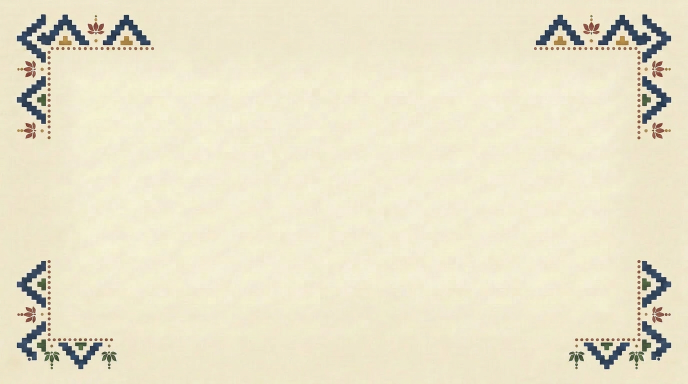
#> input picture build/redesign/assets/kilim_source.png, 1376 x 768 px (shown at 1/2 size)
$ python extract_corner.py
#> lines starting #> are read from the running program, lines starting #| are printed output that depends on the picture
"""Extract the ORIGINAL ornate kilim corner ornament from the source deck art.

The corner motif lives baked into a full-slide parchment background
(assets/kilim_source.png == image19.png from "IAF - Session 1.pptx",
the "Let's start with introductions" slide). We crop the top-left
L-corner and chroma-key the parchment to transparent (saturation ramp),
so the navy/terracotta/gold/green cross-stitch drops cleanly onto our
flat cream with no seam.

Outputs (into the redesign folder):
  corner_real.png       — navy stitches, for cream slides
  corner_real_dark.png  — navy recolored to cream, for navy/dark slides
"""
from PIL import Image

SRC = "assets/kilim_source.png"
LIGHT = "corner_real.png"
DARK = "corner_real_dark.png"

# top-left ornament bbox in the 1376x768 source (measured), + pad
BBOX = (34, 30, 307, 277)
PAD = 8
# saturation key: cream ~0.13 sat, stitches >=0.46 sat -> ramp cleanly between
KEY_LO, KEY_HI = 0.20, 0.34
CREAM_LT = (0xF1, 0xE7, 0xCE)   # navy -> this on dark variant


def _sat(r, g, b):
    mx, mn = max(r, g, b), min(r, g, b)
    return 0.0 if mx == 0 else (mx - mn) / mx


def _is_navy(r, g, b):
    return (b >= r) and (b >= g - 10) and (max(r, g, b) < 150) and (b > 50)


def make_corners():
    im = Image.open(SRC).convert("RGB")
#> im is the input picture: PIL image 1376x768 RGB; mean R, G, B 234.6, 228.1, 202.3
    x0, y0, x1, y1 = BBOX
    crop = im.crop((x0 - PAD, y0 - PAD, x1 + PAD, y1 + PAD)).convert("RGBA")
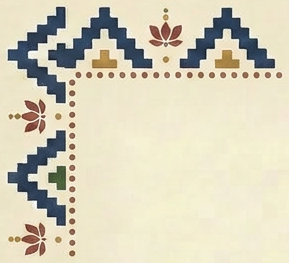
#> crop: PIL image 289x263 RGBA; mean R, G, B, A 215.2, 209.4, 187.3, 255
    px = crop.load()
    w, h = crop.size
#> w = 289; h = 263
    for y in range(h):
        for x in range(w):
            r, g, b, _ = px[x, y]
            s = _sat(r, g, b)
            if s <= KEY_LO:
                a = 0
            elif s >= KEY_HI:
                a = 255
            else:
                a = int(round(255 * (s - KEY_LO) / (KEY_HI - KEY_LO)))
            px[x, y] = (r, g, b, a)
    crop.save(LIGHT)
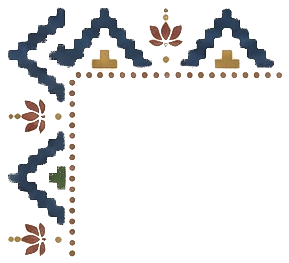
#> saved as corner_real.png: PIL image 289x263 RGBA; mean R, G, B, A 215.2, 209.4, 187.3, 34.5; transparent parts drawn white

    dark = crop.copy()
    dpx = dark.load()
    for y in range(h):
        for x in range(w):
            r, g, b, a = dpx[x, y]
            if a > 0 and _is_navy(r, g, b):
                dpx[x, y] = (CREAM_LT[0], CREAM_LT[1], CREAM_LT[2], a)
    dark.save(DARK)
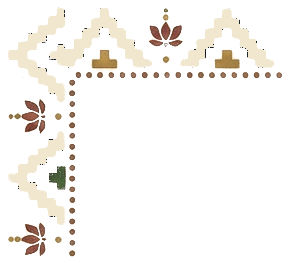
#> saved as corner_real_dark.png: PIL image 289x263 RGBA; mean R, G, B, A 232.7, 224.5, 198.4, 34.5; transparent parts drawn white
    return crop.size


if __name__ == "__main__":
    print("corner size:", make_corners())
